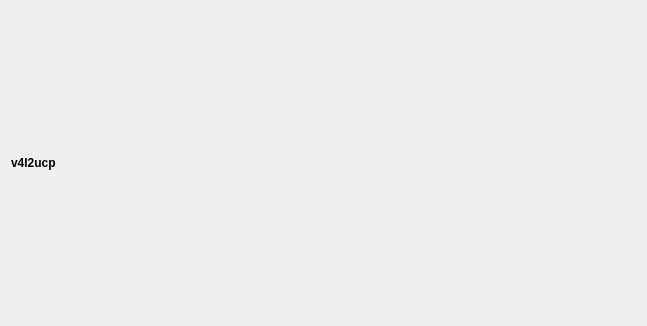
<?xml version="1.0" encoding="UTF-8"?>
<ui version="4.0">
 <class>Form</class>
 <widget class="QWidget" name="Form">
  <property name="geometry">
   <rect>
    <x>0</x>
    <y>0</y>
    <width>647</width>
    <height>326</height>
   </rect>
  </property>
  <property name="windowTitle">
   <string>Form</string>
  </property>
  <layout class="QVBoxLayout" name="verticalLayout_2">
   <item>
    <widget class="QLabel" name="label">
     <property name="sizePolicy">
      <sizepolicy hsizetype="Preferred" vsizetype="Fixed">
       <horstretch>0</horstretch>
       <verstretch>0</verstretch>
      </sizepolicy>
     </property>
     <property name="baseSize">
      <size>
       <width>0</width>
       <height>12</height>
      </size>
     </property>
     <property name="font">
      <font>
       <weight>75</weight>
       <bold>true</bold>
      </font>
     </property>
     <property name="text">
      <string>v4l2ucp</string>
     </property>
    </widget>
   </item>
   <item>
    <layout class="QVBoxLayout" name="vertical_layout"/>
   </item>
  </layout>
 </widget>
 <resources/>
 <connections/>
</ui>
